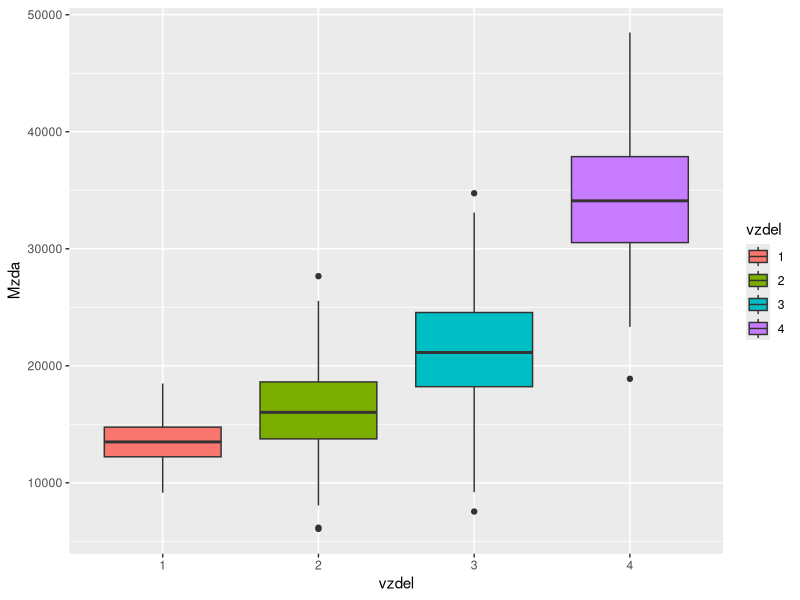

This chart was generated by the following R code: (Note: this script raises an error after producing the figure.)
library(ggplot2)
library(sampling)

mzdy <- read.csv("Mzdy.txt")
mzdy$vzdel <- as.factor(mzdy$vzdel)
# mzdy[order(mzdy$vzdel), ] # ta data už vypadaji serazena
mm <- 9
n <- 50 + abs(mm - 6) * 10
N <- nrow(mzdy)
true_mean <- mean(mzdy$Mzda)
true_mean_strat <- c(mean(mzdy$Mzda[mzdy$vzdel==1]), mean(mzdy$Mzda[mzdy$vzdel==2]), mean(mzdy$Mzda[mzdy$vzdel==3]), mean(mzdy$Mzda[mzdy$vzdel==4]))

# Proveďte rozklad rozptylu mezd, posuďte podíl vnitroskupinové a meziskupinové variability mezd.
anova <- anova(aov(Mzda ~ vzdel, data=mzdy))

summary(anova)
paste("Většina variability je vysvětlená vzděláním :)")

ggplot(data=mzdy, aes(x=vzdel, y=Mzda, fill=vzdel)) +
  geom_boxplot()

# Proveďte alokaci výběru:
## a. rovnoměrnou <- v kazde skupine n/pocet skupin pozorovani
rov_aloc <- c(n/4, n/4, n/4, n/4)
r_strata <- strata(mzdy, stratanames = c("vzdel"), size=rov_aloc, method="srswor", description = T)
## b. proporcionální <- podle pomeru kolik je v jednotlivych skupinach pozorovani
popsize <- table(mzdy$vzdel)
prop_aloc <- pmin(pmax(round((n*popsize/sum(popsize))),2),popsize)
p_strata <- strata(mzdy, stratanames = c("vzdel"), size=prop_aloc, method="srswor", description = T)
## c. optimální <- v prezentaci cviceni 4
popvar <- c(sd(mzdy$Mzda[mzdy$vzdel==1]), sd(mzdy$Mzda[mzdy$vzdel==2]), sd(mzdy$Mzda[mzdy$vzdel==3]), sd(mzdy$Mzda[mzdy$vzdel==4]))
opt_aloc <- n * (popsize*popvar / sum(popsize*popvar))
opt_aloc <- round(opt_aloc)
sum(opt_aloc) # je to dobry, je to porad 80
o_strata <- strata(mzdy, stratanames = c("vzdel"), size=opt_aloc, method="srswor", description = T)

# Pro 95% spolehlivost určete interval spolehlivosti odhadu průměrné mzdy pro prostý náhodný výběr bez vracení 
# z celé populace a pro stratifikované náhodné výběry z bodu 2. Povede využití stratifikovaného výběru k zvýšení
# přesnosti odhadu průměrné mzdy? Tratíme hodně na přesnosti, když použijeme proporcionální alokaci místo optimální? 
# Porovnejte přesnost výběrových plánů mezi sebou.

# 95% CI PNV z celé populace
pnv_sample <- sample(mzdy$Mzda, size = n)

odh_var <- (1-n/N)*var(pnv_sample)/n
odh_prum <- mean(pnv_sample)
CI <- c(odh_prum + qt(0.025,n-1)*sqrt(odh_var),
        odh_prum - qt(0.025,n-1)*sqrt(odh_var))
cat("Odhad prumerne mzdy s pouzitim PNV cini: ", round(odh_prum))
cat("95% interval spolehlivosti prumerne mzdy s pouzitim PNV cini: ", round(CI))
dplyr::between(true_mean, CI[1], CI[2])

# 95% CI ze strat
r_sample <- getdata(mzdy, r_strata)
p_sample <- getdata(mzdy, p_strata)
o_sample <- getdata(mzdy, o_strata)

get_CI <- function(sample, aloc, name) {
  vyb_prum_strat <- c(mean(sample$Mzda[sample$vzdel==1]),
                      mean(sample$Mzda[sample$vzdel==2]), 
                      mean(sample$Mzda[sample$vzdel==3]),
                      mean(sample$Mzda[sample$vzdel==4]))
  vyb_var_strat <- c(var(sample$Mzda[sample$vzdel==1]), 
                     var(sample$Mzda[sample$vzdel==2]), 
                     var(sample$Mzda[sample$vzdel==3]), 
                     var(sample$Mzda[sample$vzdel==4]))
  odh_var_strat <- c((1-aloc/popsize)*vyb_var_strat/aloc)
  odh_prum <- sum(popsize*vyb_prum_strat)/N
  cat("Odhad prumerne mzdy s pouzitim", name, "alokace strat cini: ", round(odh_prum))
  
  odh_var <- sum((popsize^2)*odh_var_strat)/N^2
  CI <- c(odh_prum+qt(0.025,n-1)*sqrt(odh_var),
          odh_prum-qt(0.025,n-1)*sqrt(odh_var))
  
  cat("95% interval spolehlivosti prumerne mzdy s pouzitim", name, "alokace strat cini: ", round(CI))
  dplyr::between(true_mean, CI[1], CI[2])
  cat("Sirka intervalu je", CI[2]-CI[1])
  
  # Pro oblastní výběry dle ii) spočítejte pro 95% spolehlivost rovněž intervaly spolehlivosti pro jednotlivá strata. 
  CI_strat_h<-vyb_prum_strat-qt(0.025,aloc-1)*sqrt(vyb_var_strat)
  CI_strat_d<-vyb_prum_strat+qt(0.025,aloc-1)*sqrt(vyb_var_strat)
  cat("95% interval spolehlivosti prumerne mzdy s pouzitim", name, "alokace strat cini: ", round(CI))
  cat("Sirky intervalu pro jednotliva strata", CI_strat_h - CI_strat_d)
  tab <- cbind(c("základní škola", "střední škola bez maturity", "střední škola s maturitou", "vysoká škola"),
               round(CI_strat_d), 
               round(CI_strat_h),
               round(CI_strat_h - CI_strat_d),
  # Dávají dostatečně přesné odhady průměrných příjmů jednotlivých skupin (zadavatel považuje odhad průměrné mzdy 
  # za dostatečně přesný, když šířka intervalu spolehlivosti 2Δ nepřesáhne 10 % populačního průměru). 
               round(CI_strat_h - CI_strat_d) <= true_mean/10, # ?? je takhle myšleno 10 % populačního průměru??
               round(true_mean_strat))
  
  knitr::kable(tab, col.names = c("stratum - nejvyšší dosažené vzdělání", "dolní hranice CI", "horní hranice CI", "šířka CI", "dostatečná přesnost", "populační průměr strata"),
               caption = paste("95% konfidenční intervaly jednotlivých strat s použitím", name, "alokace"))
  return(vyb_prum_strat)
}

tab <- data.frame(strata=rep(c("základní škola", "střední škola bez maturity", "střední škola s maturitou", "vysoká škola"), 3))

tab["alokace"] <- c(rep("rovnomerna", 4), rep("proporcni", 4), rep("optimalni", 4))
tab["prumeru"] <- c(get_CI(r_sample, rov_aloc, "rovnomerne"), get_CI(p_sample, prop_aloc, "proporcni"), get_CI(o_sample, opt_aloc, "optimalni"))
tab["populacni"] <- c(rep(true_mean_strat, 3))


# Která z alokací výběru je podle vás vhodná, pokud je cílem výběrového šetření získat při daném rozsahu
# výběru n co nejkvalitnější odhady průměrných mezd jednotlivých skupin zaměstnanců? (3b) 

ggplot(data = tab) +
  geom_point(aes(x=strata, y=prumer, col=alokace), size=3) +
  geom_point(aes(x=strata, y=populacni, col="populační průměr"), shape=4, size=3) +
  labs(title="Srovnání odhadů průměrů a populačních hodnot") +
  xlab("Stratum") +
  ylab("Průměrná mzda") +
  scale_colour_viridis_d()
# kamo nevim, mozna to nechce graf, ale dat do tabulky se vzdalenostma od true prumeru

# Použijte vhodné grafické metody pro srovnání.

## je tabulka vhodná metoda??
